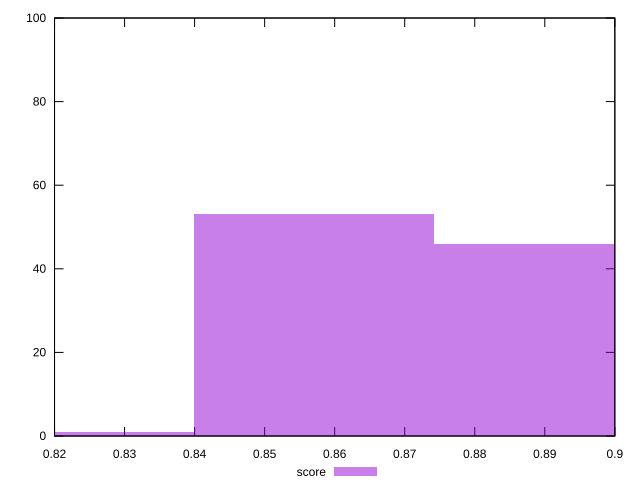

The script that saved this image:
reset

$score <<EOF
0.8570692236482618 53
0.8227864547023314 1
0.8913519925941923 46
EOF

set key outside below
set boxwidth 0.03428276894593047
set xrange [0.82:0.9]
set yrange [0:100]
set trange [0:100]
set style fill transparent solid 0.5 noborder
set terminal svg size 640, 490 enhanced background rgb 'white'
set output "report_00023_2021-02-20T12:14:57.249Z/first-contentful-paint/samples/pages/score/histogram.svg"

plot $score title "score" with boxes

reset
